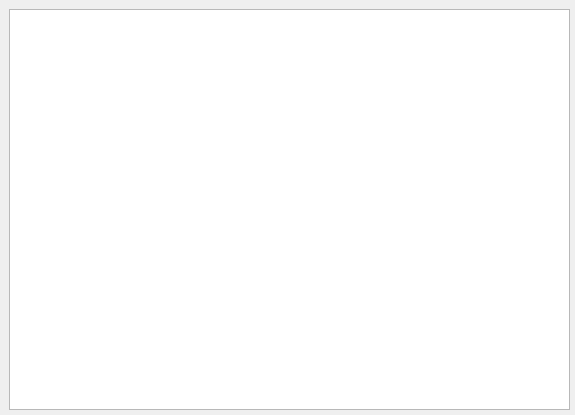
<?xml version="1.0" encoding="UTF-8"?>
<ui version="4.0">
 <class>RepoWindow</class>
 <widget class="QWidget" name="RepoWindow">
  <property name="geometry">
   <rect>
    <x>0</x>
    <y>0</y>
    <width>575</width>
    <height>415</height>
   </rect>
  </property>
  <property name="sizePolicy">
   <sizepolicy hsizetype="Expanding" vsizetype="Expanding">
    <horstretch>0</horstretch>
    <verstretch>0</verstretch>
   </sizepolicy>
  </property>
  <property name="windowTitle">
   <string>Form</string>
  </property>
  <widget class="QWidget" name="verticalLayoutWidget">
   <property name="geometry">
    <rect>
     <x>9</x>
     <y>9</y>
     <width>561</width>
     <height>401</height>
    </rect>
   </property>
   <layout class="QVBoxLayout" name="verticalLayout">
    <item>
     <widget class="QTreeView" name="treeView">
      <property name="contextMenuPolicy">
       <enum>Qt::CustomContextMenu</enum>
      </property>
     </widget>
    </item>
   </layout>
  </widget>
 </widget>
 <resources/>
 <connections>
  <connection>
   <sender>treeView</sender>
   <signal>customContextMenuRequested(QPoint)</signal>
   <receiver>RepoWindow</receiver>
   <slot>showCustomContextMenu(QPoint)</slot>
   <hints>
    <hint type="sourcelabel">
     <x>289</x>
     <y>209</y>
    </hint>
    <hint type="destinationlabel">
     <x>287</x>
     <y>207</y>
    </hint>
   </hints>
  </connection>
 </connections>
 <slots>
  <slot>showCustomContextMenu(QPoint)</slot>
 </slots>
</ui>
